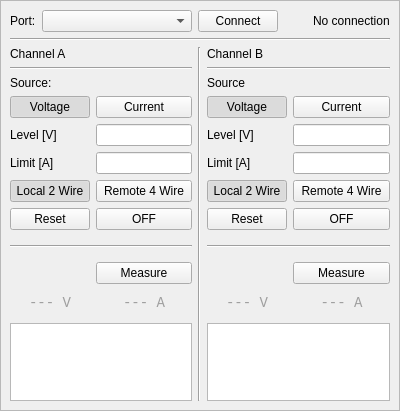
<?xml version="1.0" encoding="UTF-8"?>
<ui version="4.0">
 <class>Form</class>
 <widget class="QWidget" name="Form">
  <property name="geometry">
   <rect>
    <x>0</x>
    <y>0</y>
    <width>400</width>
    <height>411</height>
   </rect>
  </property>
  <property name="windowTitle">
   <string>SMU</string>
  </property>
  <layout class="QVBoxLayout" name="verticalLayout">
   <property name="leftMargin">
    <number>0</number>
   </property>
   <property name="topMargin">
    <number>0</number>
   </property>
   <property name="rightMargin">
    <number>0</number>
   </property>
   <property name="bottomMargin">
    <number>0</number>
   </property>
   <item>
    <widget class="QFrame" name="frame">
     <property name="frameShape">
      <enum>QFrame::Shape::StyledPanel</enum>
     </property>
     <property name="frameShadow">
      <enum>QFrame::Shadow::Raised</enum>
     </property>
     <layout class="QVBoxLayout" name="verticalLayout_3">
      <item>
       <layout class="QHBoxLayout" name="horizontalLayout_6">
        <item>
         <widget class="QLabel" name="label">
          <property name="sizePolicy">
           <sizepolicy hsizetype="Maximum" vsizetype="Maximum">
            <horstretch>0</horstretch>
            <verstretch>0</verstretch>
           </sizepolicy>
          </property>
          <property name="text">
           <string>Port:</string>
          </property>
         </widget>
        </item>
        <item>
         <widget class="QComboBox" name="comboBox_port">
          <property name="sizePolicy">
           <sizepolicy hsizetype="Minimum" vsizetype="Maximum">
            <horstretch>0</horstretch>
            <verstretch>0</verstretch>
           </sizepolicy>
          </property>
          <property name="minimumSize">
           <size>
            <width>150</width>
            <height>0</height>
           </size>
          </property>
          <property name="maximumSize">
           <size>
            <width>250</width>
            <height>16777215</height>
           </size>
          </property>
         </widget>
        </item>
        <item>
         <widget class="QPushButton" name="pushButton_connect">
          <property name="sizePolicy">
           <sizepolicy hsizetype="Maximum" vsizetype="Fixed">
            <horstretch>0</horstretch>
            <verstretch>0</verstretch>
           </sizepolicy>
          </property>
          <property name="text">
           <string>Connect</string>
          </property>
         </widget>
        </item>
        <item>
         <spacer name="horizontalSpacer">
          <property name="orientation">
           <enum>Qt::Orientation::Horizontal</enum>
          </property>
          <property name="sizeType">
           <enum>QSizePolicy::Policy::MinimumExpanding</enum>
          </property>
          <property name="sizeHint" stdset="0">
           <size>
            <width>0</width>
            <height>20</height>
           </size>
          </property>
         </spacer>
        </item>
        <item>
         <widget class="QLabel" name="label_status">
          <property name="text">
           <string>No connection</string>
          </property>
         </widget>
        </item>
       </layout>
      </item>
      <item>
       <widget class="Line" name="line_5">
        <property name="orientation">
         <enum>Qt::Orientation::Horizontal</enum>
        </property>
       </widget>
      </item>
      <item>
       <layout class="QHBoxLayout" name="horizontalLayout">
        <item>
         <layout class="QVBoxLayout" name="verticalLayout_2">
          <item>
           <widget class="QLabel" name="label_2">
            <property name="text">
             <string>Channel A</string>
            </property>
           </widget>
          </item>
          <item>
           <widget class="Line" name="line_3">
            <property name="orientation">
             <enum>Qt::Orientation::Horizontal</enum>
            </property>
           </widget>
          </item>
          <item>
           <layout class="QGridLayout" name="gridLayout_channelA">
            <item row="10" column="1">
             <widget class="QPushButton" name="pushButton_measureA">
              <property name="text">
               <string>Measure</string>
              </property>
             </widget>
            </item>
            <item row="3" column="1">
             <widget class="QLineEdit" name="lineEdit_levelA">
              <property name="sizePolicy">
               <sizepolicy hsizetype="Expanding" vsizetype="Fixed">
                <horstretch>0</horstretch>
                <verstretch>0</verstretch>
               </sizepolicy>
              </property>
              <property name="maximumSize">
               <size>
                <width>16777215</width>
                <height>16777215</height>
               </size>
              </property>
             </widget>
            </item>
            <item row="5" column="0">
             <widget class="QLabel" name="label_limitA">
              <property name="sizePolicy">
               <sizepolicy hsizetype="Maximum" vsizetype="Maximum">
                <horstretch>0</horstretch>
                <verstretch>0</verstretch>
               </sizepolicy>
              </property>
              <property name="text">
               <string>Limit [A]</string>
              </property>
             </widget>
            </item>
            <item row="5" column="1">
             <widget class="QLineEdit" name="lineEdit_limitA"/>
            </item>
            <item row="2" column="1">
             <widget class="QPushButton" name="pushButton_currentA">
              <property name="text">
               <string>Current</string>
              </property>
              <property name="checkable">
               <bool>true</bool>
              </property>
             </widget>
            </item>
            <item row="3" column="0">
             <widget class="QLabel" name="label_levelA">
              <property name="sizePolicy">
               <sizepolicy hsizetype="Maximum" vsizetype="Maximum">
                <horstretch>0</horstretch>
                <verstretch>0</verstretch>
               </sizepolicy>
              </property>
              <property name="toolTip">
               <string/>
              </property>
              <property name="text">
               <string>Level [V]</string>
              </property>
             </widget>
            </item>
            <item row="8" column="1">
             <widget class="QPushButton" name="pushButton_outputA">
              <property name="text">
               <string>OFF</string>
              </property>
              <property name="checkable">
               <bool>true</bool>
              </property>
             </widget>
            </item>
            <item row="11" column="0">
             <widget class="QLabel" name="label_voltageA">
              <property name="sizePolicy">
               <sizepolicy hsizetype="Expanding" vsizetype="Preferred">
                <horstretch>0</horstretch>
                <verstretch>0</verstretch>
               </sizepolicy>
              </property>
              <property name="autoFillBackground">
               <bool>false</bool>
              </property>
              <property name="styleSheet">
               <string notr="true">QLabel {
    color: palette(dark);             /* Akzentfarbe */
    background-color: palette(accent);     /* Standard Hintergrund */
    border: 0px solid palette(light);       /* Standard dunkler Rahmen */
    border-radius: 5px;
    padding: 5px;
    font-family: monospace;
    font-size: 14px;
}
</string>
              </property>
              <property name="text">
               <string>--- V</string>
              </property>
              <property name="alignment">
               <set>Qt::AlignmentFlag::AlignCenter</set>
              </property>
             </widget>
            </item>
            <item row="7" column="1">
             <widget class="QPushButton" name="pushButton_remoteA">
              <property name="text">
               <string>Remote 4 Wire</string>
              </property>
              <property name="checkable">
               <bool>true</bool>
              </property>
             </widget>
            </item>
            <item row="2" column="0">
             <widget class="QPushButton" name="pushButton_voltageA">
              <property name="text">
               <string>Voltage</string>
              </property>
              <property name="checkable">
               <bool>true</bool>
              </property>
              <property name="checked">
               <bool>true</bool>
              </property>
             </widget>
            </item>
            <item row="11" column="1">
             <widget class="QLabel" name="label_currentA">
              <property name="sizePolicy">
               <sizepolicy hsizetype="Expanding" vsizetype="Preferred">
                <horstretch>0</horstretch>
                <verstretch>0</verstretch>
               </sizepolicy>
              </property>
              <property name="styleSheet">
               <string notr="true">QLabel {
    color: palette(dark);             /* Akzentfarbe */
    background-color: palette(accent);     /* Standard Hintergrund */
    border: 0px solid palette(light);       /* Standard dunkler Rahmen */
    border-radius: 5px;
    padding: 5px;
    font-family: monospace;
    font-size: 14px;
}
</string>
              </property>
              <property name="text">
               <string>--- A</string>
              </property>
              <property name="alignment">
               <set>Qt::AlignmentFlag::AlignCenter</set>
              </property>
             </widget>
            </item>
            <item row="9" column="0" colspan="2">
             <widget class="Line" name="line_2">
              <property name="minimumSize">
               <size>
                <width>0</width>
                <height>20</height>
               </size>
              </property>
              <property name="orientation">
               <enum>Qt::Orientation::Horizontal</enum>
              </property>
             </widget>
            </item>
            <item row="7" column="0">
             <widget class="QPushButton" name="pushButton_localA">
              <property name="text">
               <string>Local 2 Wire</string>
              </property>
              <property name="checkable">
               <bool>true</bool>
              </property>
              <property name="checked">
               <bool>true</bool>
              </property>
             </widget>
            </item>
            <item row="1" column="0">
             <widget class="QLabel" name="label_6">
              <property name="sizePolicy">
               <sizepolicy hsizetype="Maximum" vsizetype="Maximum">
                <horstretch>0</horstretch>
                <verstretch>0</verstretch>
               </sizepolicy>
              </property>
              <property name="text">
               <string>Source:</string>
              </property>
             </widget>
            </item>
            <item row="8" column="0">
             <widget class="QPushButton" name="pushButton_resetA">
              <property name="text">
               <string>Reset</string>
              </property>
             </widget>
            </item>
           </layout>
          </item>
          <item>
           <widget class="QTableView" name="tableView_measurementsA">
            <property name="autoFillBackground">
             <bool>false</bool>
            </property>
           </widget>
          </item>
         </layout>
        </item>
        <item>
         <widget class="Line" name="line_6">
          <property name="orientation">
           <enum>Qt::Orientation::Vertical</enum>
          </property>
         </widget>
        </item>
        <item>
         <layout class="QVBoxLayout" name="verticalLayout_4">
          <item>
           <widget class="QLabel" name="label_channel">
            <property name="sizePolicy">
             <sizepolicy hsizetype="Maximum" vsizetype="Maximum">
              <horstretch>0</horstretch>
              <verstretch>0</verstretch>
             </sizepolicy>
            </property>
            <property name="text">
             <string>Channel B</string>
            </property>
           </widget>
          </item>
          <item>
           <widget class="Line" name="line_4">
            <property name="orientation">
             <enum>Qt::Orientation::Horizontal</enum>
            </property>
           </widget>
          </item>
          <item>
           <layout class="QGridLayout" name="gridLayout_channelB">
            <item row="10" column="1">
             <widget class="QLabel" name="label_currentB">
              <property name="sizePolicy">
               <sizepolicy hsizetype="Expanding" vsizetype="Preferred">
                <horstretch>0</horstretch>
                <verstretch>0</verstretch>
               </sizepolicy>
              </property>
              <property name="styleSheet">
               <string notr="true">QLabel {
    color: palette(dark);             /* Akzentfarbe */
    background-color: palette(accent);     /* Standard Hintergrund */
    border: 0px solid palette(light);       /* Standard dunkler Rahmen */
    border-radius: 5px;
    padding: 5px;
    font-family: monospace;
    font-size: 14px;
}
</string>
              </property>
              <property name="text">
               <string>--- A</string>
              </property>
              <property name="alignment">
               <set>Qt::AlignmentFlag::AlignCenter</set>
              </property>
             </widget>
            </item>
            <item row="9" column="1">
             <widget class="QPushButton" name="pushButton_measureB">
              <property name="text">
               <string>Measure</string>
              </property>
             </widget>
            </item>
            <item row="6" column="1">
             <widget class="QPushButton" name="pushButton_remoteB">
              <property name="text">
               <string>Remote 4 Wire</string>
              </property>
              <property name="checkable">
               <bool>true</bool>
              </property>
             </widget>
            </item>
            <item row="8" column="0" colspan="2">
             <widget class="Line" name="line">
              <property name="sizePolicy">
               <sizepolicy hsizetype="Minimum" vsizetype="Fixed">
                <horstretch>0</horstretch>
                <verstretch>0</verstretch>
               </sizepolicy>
              </property>
              <property name="minimumSize">
               <size>
                <width>0</width>
                <height>20</height>
               </size>
              </property>
              <property name="orientation">
               <enum>Qt::Orientation::Horizontal</enum>
              </property>
             </widget>
            </item>
            <item row="1" column="1">
             <widget class="QPushButton" name="pushButton_currentB">
              <property name="text">
               <string>Current</string>
              </property>
              <property name="checkable">
               <bool>true</bool>
              </property>
             </widget>
            </item>
            <item row="4" column="0">
             <widget class="QLabel" name="label_limitB">
              <property name="text">
               <string>Limit [A]</string>
              </property>
             </widget>
            </item>
            <item row="10" column="0">
             <widget class="QLabel" name="label_voltageB">
              <property name="sizePolicy">
               <sizepolicy hsizetype="Expanding" vsizetype="Preferred">
                <horstretch>0</horstretch>
                <verstretch>0</verstretch>
               </sizepolicy>
              </property>
              <property name="styleSheet">
               <string notr="true">QLabel {
    color: palette(dark);             /* Akzentfarbe */
    background-color: palette(accent);     /* Standard Hintergrund */
    border: 0px solid palette(light);       /* Standard dunkler Rahmen */
    border-radius: 5px;
    padding: 5px;
    font-family: monospace;
    font-size: 14px;
}
</string>
              </property>
              <property name="text">
               <string>--- V</string>
              </property>
              <property name="alignment">
               <set>Qt::AlignmentFlag::AlignCenter</set>
              </property>
             </widget>
            </item>
            <item row="2" column="0">
             <widget class="QLabel" name="label_levelB">
              <property name="text">
               <string>Level [V]</string>
              </property>
             </widget>
            </item>
            <item row="1" column="0">
             <widget class="QPushButton" name="pushButton_voltageB">
              <property name="text">
               <string>Voltage</string>
              </property>
              <property name="checkable">
               <bool>true</bool>
              </property>
              <property name="checked">
               <bool>true</bool>
              </property>
             </widget>
            </item>
            <item row="6" column="0">
             <widget class="QPushButton" name="pushButton_localB">
              <property name="text">
               <string>Local 2 Wire</string>
              </property>
              <property name="checkable">
               <bool>true</bool>
              </property>
              <property name="checked">
               <bool>true</bool>
              </property>
             </widget>
            </item>
            <item row="7" column="0">
             <widget class="QPushButton" name="pushButton_resetB">
              <property name="text">
               <string>Reset</string>
              </property>
             </widget>
            </item>
            <item row="7" column="1">
             <widget class="QPushButton" name="pushButton_outputB">
              <property name="text">
               <string>OFF</string>
              </property>
              <property name="checkable">
               <bool>true</bool>
              </property>
             </widget>
            </item>
            <item row="0" column="0">
             <widget class="QLabel" name="label_3">
              <property name="text">
               <string>Source</string>
              </property>
             </widget>
            </item>
            <item row="2" column="1">
             <widget class="QLineEdit" name="lineEdit_levelB"/>
            </item>
            <item row="4" column="1">
             <widget class="QLineEdit" name="lineEdit_limitB"/>
            </item>
           </layout>
          </item>
          <item>
           <widget class="QTableView" name="tableView_measurementsB"/>
          </item>
         </layout>
        </item>
       </layout>
      </item>
     </layout>
    </widget>
   </item>
  </layout>
 </widget>
 <resources/>
 <connections/>
</ui>
